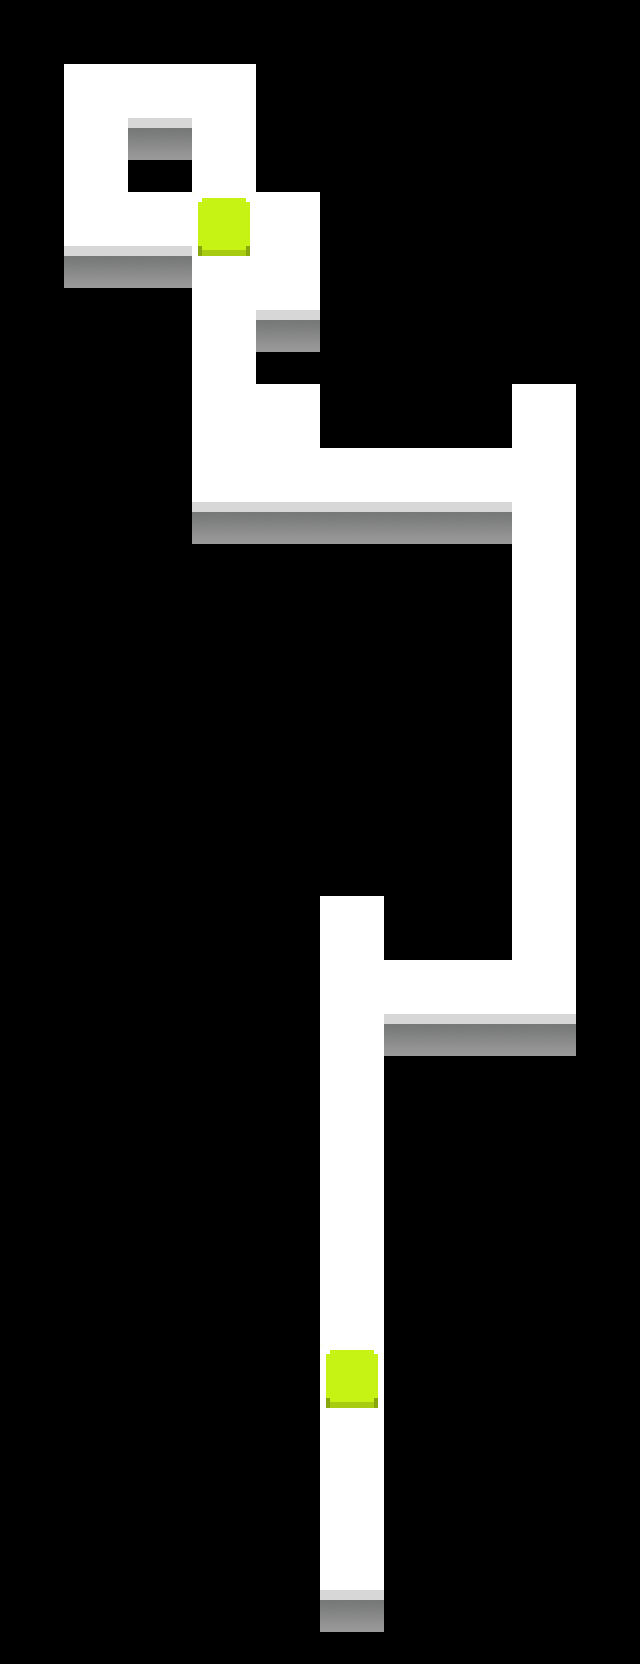

A level layout from a 2D game, rendered from its tile map. Below: a short description, then the map file with tile-grid data replaced by summaries:
An orthogonal 10x26 tile map with 64x64 px tiles, 3 tile layers (Ground, Background, Pushable), 2 tilesets and 10 objects (4x ToggleBlock, 4x Trigger, StartPosition, Goal).

<map version="1.0" orientation="orthogonal" width="10" height="26" tilewidth="64" tileheight="64">
 <tileset firstgid="1" name="tileset" tilewidth="64" tileheight="64">
  <image source="images/tileset.png" width="256" height="128" />
 </tileset>
 <tileset firstgid="9" name="tileset2" tilewidth="64" tileheight="64">
  <image source="images/tileset2.png" width="320" height="128" />
 </tileset>
 <layer name="Ground" width="10" height="26">
  <data>[260 cells, 42 non-empty, 2 distinct tile ids]</data>
 </layer>
 <objectgroup name="Start" width="10" height="26">
  <object name="StartPosition" type="StartPosition" x="320" y="1536" width="64" height="64" />
 </objectgroup>
 <objectgroup name="Goal" width="10" height="26">
  <object name="Goal" x="192" y="64" width="64" height="64" />
 </objectgroup>
 <layer name="Background" width="10" height="26">
  <data>[260 cells, 13 non-empty, 1 distinct tile ids]</data>
 </layer>
 <layer name="Pushable" width="10" height="26">
  <data>[260 cells, 2 non-empty, 1 distinct tile ids]</data>
 </layer>
 <objectgroup name="Blocks" width="10" height="26">
  <object name="Block1" type="ToggleBlock" gid="12" x="320" y="1472" width="64" height="64">
   <properties>
    <property name="triggerId" value="light1" />
   </properties>
  </object>
  <object name="Block2" type="ToggleBlock" gid="12" x="320" y="1280" width="64" height="64">
   <properties>
    <property name="triggerId" value="light2" />
   </properties>
  </object>
  <object name="Block3" type="ToggleBlock" gid="12" x="320" y="1088" width="64" height="64">
   <properties>
    <property name="triggerId" value="light3" />
   </properties>
  </object>
  <object name="Block4" type="ToggleBlock" gid="12" x="384" y="512" width="64" height="64">
   <properties>
    <property name="triggerId" value="light4" />
   </properties>
  </object>
 </objectgroup>
 <objectgroup name="Triggers" width="10" height="26">
  <object name="Trigger1" type="Trigger" gid="9" x="512" y="960" width="64" height="64">
   <properties>
    <property name="triggerId" value="dark1" />
   </properties>
  </object>
  <object name="Trigger2" type="Trigger" gid="9" x="512" y="768" width="64" height="64">
   <properties>
    <property name="triggerId" value="dark2" />
   </properties>
  </object>
  <object name="Trigger3" type="Trigger" gid="9" x="512" y="576" width="64" height="64">
   <properties>
    <property name="triggerId" value="dark3" />
   </properties>
  </object>
  <object name="Trigger4" type="Trigger" gid="9" x="256" y="256" width="64" height="64">
   <properties>
    <property name="triggerId" value="dark4" />
   </properties>
  </object>
 </objectgroup>
</map>
